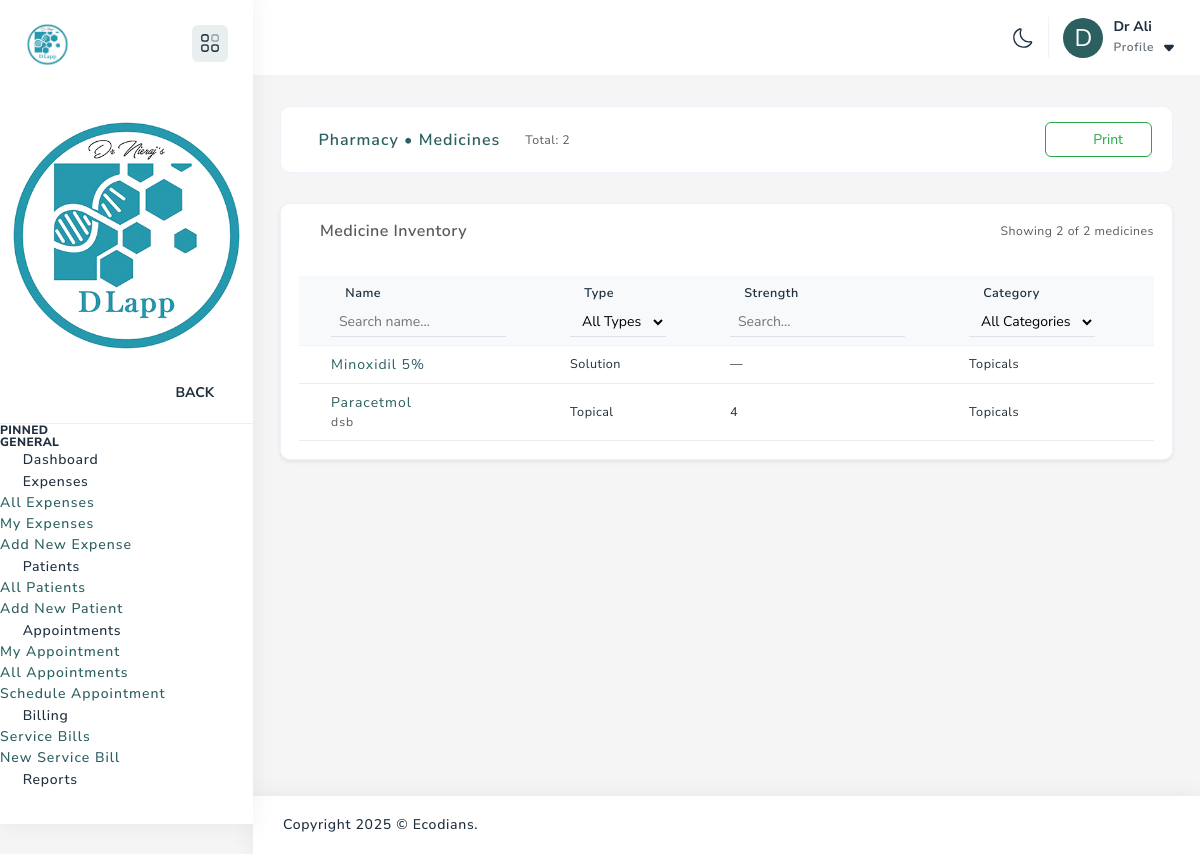
The page /pharmacy/medicines/ (signed in) on the database its author committed.
### core/models.py (models this page shows, shortened)
class User(AbstractUser):
    USER_TYPE_CHOICES = [
        ('doctor', 'Doctor'),
        ('consulting_doctor', 'Consulting Doctor'),
        ('super_user', 'Super User'),
        ('operation_manager', 'Operation Manager'),
        ('pharmacy_manager', 'Pharmacy Manager'),
        ('receptionist', 'Receptionist'),
        ('staff', 'Staff'),
        ('cro', 'CRO'),
    ]
    id = models.UUIDField(primary_key=True, default=uuid.uuid4, editable=False)
    user_type = models.CharField(max_length=20, choices=USER_TYPE_CHOICES)
    phone_regex = RegexValidator(regex=r'^\+?1?\d{9,15}$')
    phone_number = models.CharField(validators=[phone_regex], max_length=17, blank=True)
    address = models.TextField(blank=True)
    is_active = models.BooleanField(default=True)
    created_at = models.DateTimeField(auto_now_add=True)
    created_by = models.ForeignKey('self', on_delete=models.SET_NULL, null=True, blank=True)
    class Meta:
        db_table = 'users'

class Medicine(models.Model):
    MEDICINE_TYPE_CHOICES = [
        ('tablet', 'Tablet'),
        ('capsule', 'Capsule'),
        ('syrup', 'Syrup'),
        ('injection', 'Injection'),
        ('topical', 'Topical'),
        ('solution', 'Solution'),
        ('other', 'Other'),
    ]
    id = models.UUIDField(primary_key=True, default=uuid.uuid4, editable=False)
    name = models.CharField(max_length=200)
    generic_name = models.CharField(max_length=200, blank=True)
    category = models.ForeignKey(MedicineCategory, on_delete=models.SET_NULL, null=True)
    medicine_type = models.CharField(max_length=20, choices=MEDICINE_TYPE_CHOICES)
    strength = models.CharField(max_length=50, blank=True)  # e.g., "500mg", "10ml"
    manufacturer = models.CharField(max_length=200, blank=True)
    purchase_price = models.DecimalField(max_digits=10, decimal_places=2, default=0)
    selling_price = models.DecimalField(max_digits=10, decimal_places=2, default=0)
    minimum_stock_level = models.PositiveIntegerField(default=10)
    unit_of_measurement = models.CharField(max_length=20, default='pieces')
    description = models.TextField(blank=True)
    side_effects = models.TextField(blank=True)
    contraindications = models.TextField(blank=True)
    storage_instructions = models.TextField(blank=True)
    is_active = models.BooleanField(default=True)
    created_at = models.DateTimeField(auto_now_add=True)
    created_by = models.ForeignKey(User, on_delete=models.SET_NULL, null=True)
    class Meta:
        db_table = 'medicines'

class MedicineCategory(models.Model):
    name = models.CharField(max_length=100, unique=True)
    description = models.TextField(blank=True)
    created_at = models.DateTimeField(auto_now_add=True)
    class Meta:
        db_table = 'medicine_categories'
        verbose_name_plural = 'Medicine Categories'

### core/views.py (the view)
# urls.py: path('pharmacy/medicines/', v.medicine_list, name='pharmacy_medicine_list'),
@group_required('PharmacyManager','OperationsManager','Doctor','Receptionist','Staff')
def medicine_list(request):
    medicines = Medicine.objects.select_related('category').order_by('name')
    categories = MedicineCategory.objects.filter(medicine__isnull=False).distinct().order_by('name')
    medicine_types = Medicine.MEDICINE_TYPE_CHOICES  # Assuming you have this defined in your model
    context = {
        'medicines': medicines,
        'categories': categories,
        'medicine_types': medicine_types,
    }
    return render(request, 'pharmacy/medicines_list.html', context)

### core/templatetags/roles.py (called while the page is built)
@register.filter
def in_group(user, group_name: str) -> bool:
    if not user.is_authenticated:
        return False
    return user.is_superuser or user.groups.filter(name=group_name).exists()

### templates/pharmacy/medicines_list.html (shortened to what this page needs)
{% extends 'base.html' %}
{% load roles %}
{% block content %}
{% load static %}
<div class="container-fluid default-dashboard">
  <div class="row">
    <div class="col-12 project-list d-print-none">
        <div class="card">
            <div class="row align-items-center">
                <div class="col-6 p-0">
                    <ul class="nav nav-tabs border-tab d-flex" role="tablist">
                        <li class="nav-item">
                            <a class="nav-link active" href="#" role="tab" aria-selected="true">
                                <i class="fa fa-medkit me-2"></i>Pharmacy • Medicines
                            </a>
                        </li>
                        <li class="nav-item">
                            <span class="text-muted small">
                                <i class="fa fa-hashtag me-1"></i>Total: <span id="total-count">{{ medicines|length }}</span>
                            </span>
                        </li>
                    </ul>
                </div>
                <div class="col-6 p-0 d-flex justify-content-end align-items-center gap-2">
                    <button class="btn btn-outline-success" type="button" onclick="printMedicines()">
                      <i class="fa fa-print me-2"></i>Print
                    </button>
                </div>
            </div>
        </div>
    </div>
    <div class="col-sm-12">
      <div class="card shadow-sm">
        <div class="card-header d-flex justify-content-between align-items-center">
          <h6 class="mb-0 text-muted">
            <i class="fa fa-list me-2"></i>Medicine Inventory
          </h6>
          <div class="text-muted small">
            Showing <span id="visible-count">{{ medicines|length }}</span> of {{ medicines|length }} medicine{{ medicines|length|pluralize }}
          </div>
        </div>
        <div class="card-body">
          <div class="table-responsive custom-scrollbar">
            <table class="table table-hover table-sm align-middle" id="medicineTable">
              <thead>
                <tr>
                  <th>
                    <div class="d-flex flex-column">
                      <span><i class="fa fa-font me-1"></i>Name</span>
                      <input type="text" class="search-input mt-1" placeholder="Search name..." id="searchName">
                    </div>
                  </th>
                  <th class="text-nowrap">
                    <div class="d-flex flex-column">
                      <span><i class="fa fa-tag me-1"></i>Type</span>
                      <select class="filter-select mt-1" id="filterType">
                        <option value="">All Types</option>
                      </select>
                    </div>
                  </th>
                  <th>
                    <div class="d-flex flex-column">
                      <span><i class="fa fa-flask me-1"></i>Strength</span>
                      <input type="text" class="search-input mt-1" placeholder="Search..." id="searchStrength">
                    </div>
                  </th>
                  <th>
                    <div class="d-flex flex-column">
                      <span><i class="fa fa-folder me-1"></i>Category</span>
                      <select class="filter-select mt-1" id="filterCategory">
                        <option value="">All Categories</option>
                      </select>
                    </div>
                  </th>
                  <th class="text-end text-nowrap">
                  </th>
                </tr>
              </thead>
              <tbody>
                {% for m in medicines %}
                <tr data-name="{{ m.name|lower }}"
                    data-manufacturer="{{ m.manufacturer|default:""|lower }}"
                    data-type="{{ m.medicine_type }}"
                    data-strength="{{ m.strength|default:""|lower }}"
                    data-category="{{ m.category.name|default:"" }}"
                    data-price="{{ m.selling_price }}"
                    data-status="{% if m.is_active %}active{% else %}inactive{% endif %}">
                  <td>
                    <a class="font-primary text-decoration-none" href="{% url 'pharmacy_medicine_detail' m.pk %}">
                      {{ m.name }}
                      {% if m.manufacturer %}<div class="small text-muted">{{ m.manufacturer }}</div>{% endif %}
                    </a>
                  </td>
                  <td class="text-nowrap">{{ m.get_medicine_type_display }}</td>
                  <td>{{ m.strength|default:"—" }}</td>
                  <td>{{ m.category.name|default:"—" }}</td>
                  <td class="text-start mono">₹ {{ m.selling_price }}</td>
                </tr>
                {% empty %}
                <tr id="no-data-row">
                  <td colspan="6" class="text-center text-muted py-4">
                    <i class="fa fa-inbox me-2"></i>No medicines found.
                  </td>
                </tr>
                {% endfor %}
              </tbody>
            </table>
          </div>
        </div>
      </div>
    </div>
  </div>
</div>
{% endblock %}

### templates/includes/page_header.html (shortened to what this page needs)
{% load static %}
<div class="page-header">
    <div class="header-wrapper row m-0">
        <div class="nav-right col-xl-8 col-lg-12 col-auto pull-right right-header p-0">
        <ul class="nav-menus">
            <li>
            <div class="mode">
                <svg class="for-light">
                <use href="{% static 'assets/svg/icon-sprite.svg' %}#Sun"></use>
                </svg>
            </div>
            </li>
            <li class="profile-nav onhover-dropdown pe-0 py-0">
            <div class="d-flex align-items-center profile-media">
                <div class="b-r-25 bg-primary text-white d-flex align-items-center justify-content-center" style="width:40px;height:40px;font-size:1.5rem;">
                    {{ request.user.get_full_name|default:''|slice:":1"|upper }}
                </div>
                <div class="flex-grow-1 user"><span>{{ request.user.get_full_name|default:request.user.username  }}</span>
                <p class="mb-0 font-nunito">Profile
                    <svg>
                    <use href="{% static 'assets/svg/icon-sprite.svg' %}#header-arrow-down"></use>
                    </svg>
                </p>
                </div>
            </div>
            </li>
        </ul>
        </div>
    </div>
</div>

### templates/pharmacy/medicines_list.html (style rules this page uses)
.custom-scrollbar { max-height: 70vh; overflow: auto; }
.custom-scrollbar thead th { position: sticky; top: 0; z-index: 2; background: #f8f9fa; }
.mono { font-family: ui-monospace, SFMono-Regular, Menlo, Monaco, Consolas, "Liberation Mono", monospace; }
.search-input { border: none; border-bottom: 1px solid #dee2e6; border-radius: 0; font-size: 0.875rem; padding: 0.25rem 0.5rem; background: transparent; }
.filter-select { border: none; border-bottom: 1px solid #dee2e6; border-radius: 0; font-size: 0.875rem; padding: 0.25rem 0.5rem; background: transparent; }

### rows shown on the page
User: user.get_full_name "D", user.get_full_name "Dr Ali"
Medicine: name "Minoxidil 5%", medicine_type "Solution", strength "—", category.name "Topicals"
Medicine: name "Paracetmol", manufacturer "dsb", medicine_type "Topical", strength "4", category.name "Topicals"

### other values the page prints
{{ medicines|length }} "2"
